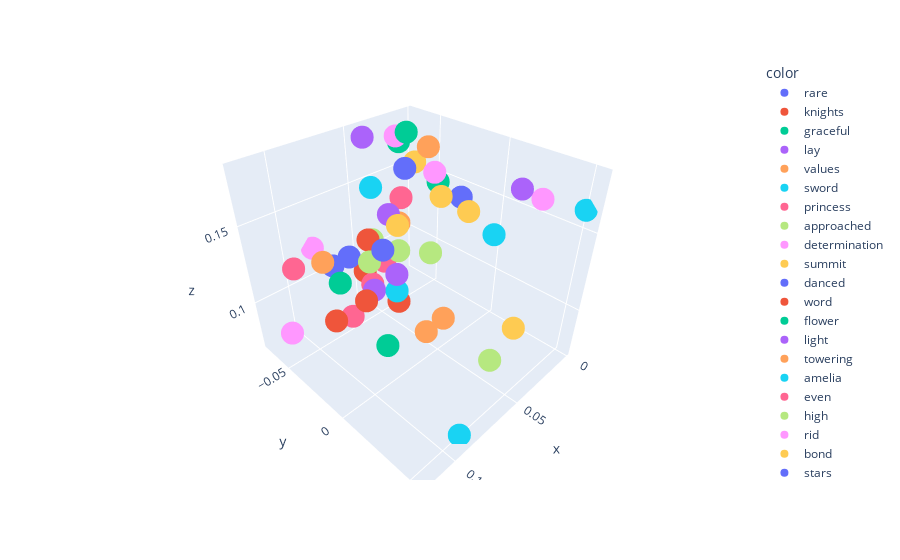

The code cell stored with this chart in its notebook:
### Code cell
import plotly.express as px

temp = []
for word in all_words:
    temp.append(word_embedding_dict[word])

fig = px.scatter_3d(x=[x[0] for x in temp[50:100]], 
                    y=[x[1] for x in temp[50:100]], 
                    z=[x[2] for x in temp[50:100]], 
                    color=all_words[50:100])
fig.show()

### Figure 1 — Plotly figure (JSON) as saved in the notebook; plotly's stock layout.template omitted (floating-point values rounded to 4 significant figures)
{"data": [{"hovertemplate": "color=rare<br>x=%{x}<br>y=%{y}<br>z=%{z}<extra></extra>", "legendgroup": "rare", "marker": {"color": "#636efa", "symbol": "circle"}, "mode": "markers", "name": "rare", "scene": "scene", "showlegend": true, "type": "scatter3d", "x": [0.0812], "y": [-0.0384], "z": [0.1296]}, {"hovertemplate": "color=knights<br>x=%{x}<br>y=%{y}<br>z=%{z}<extra></extra>", "legendgroup": "knights", "marker": {"color": "#EF553B", "symbol": "circle"}, "mode": "markers", "name": "knights", "scene": "scene", "showlegend": true, "type": "scatter3d", "x": [0.06434], "y": [-0.04689], "z": [0.1076]}, {"hovertemplate": "color=graceful<br>x=%{x}<br>y=%{y}<br>z=%{z}<extra></extra>", "legendgroup": "graceful", "marker": {"color": "#00cc96", "symbol": "circle"}, "mode": "markers", "name": "graceful", "scene": "scene", "showlegend": true, "type": "scatter3d", "x": [0.08992], "y": [0.0004845], "z": [0.09645]}, {"hovertemplate": "color=lay<br>x=%{x}<br>y=%{y}<br>z=%{z}<extra></extra>", "legendgroup": "lay", "marker": {"color": "#ab63fa", "symbol": "circle"}, "mode": "markers", "name": "lay", "scene": "scene", "showlegend": true, "type": "scatter3d", "x": [0.0613], "y": [-0.02782], "z": [0.152]}, {"hovertemplate": "color=values<br>x=%{x}<br>y=%{y}<br>z=%{z}<extra></extra>", "legendgroup": "values", "marker": {"color": "#FFA15A", "symbol": "circle"}, "mode": "markers", "name": "values", "scene": "scene", "showlegend": true, "type": "scatter3d", "x": [0.05133], "y": [-0.03065], "z": [0.1417]}, {"hovertemplate": "color=sword<br>x=%{x}<br>y=%{y}<br>z=%{z}<extra></extra>", "legendgroup": "sword", "marker": {"color": "#19d3f3", "symbol": "circle"}, "mode": "markers", "name": "sword", "scene": "scene", "showlegend": true, "type": "scatter3d", "x": [0.07279], "y": [-0.01007], "z": [0.1174]}, {"hovertemplate": "color=princess<br>x=%{x}<br>y=%{y}<br>z=%{z}<extra></extra>", "legendgroup": "princess", "marker": {"color": "#FF6692", "symbol": "circle"}, "mode": "markers", "name": "princess", "scene": "scene", "showlegend": true, "type": "scatter3d", "x": [0.05006], "y": [-0.04537], "z": [0.1085]}, {"hovertemplate": "color=approached<br>x=%{x}<br>y=%{y}<br>z=%{z}<extra></extra>", "legendgroup": "approached", "marker": {"color": "#B6E880", "symbol": "circle"}, "mode": "markers", "name": "approached", "scene": "scene", "showlegend": true, "type": "scatter3d", "x": [0.05398], "y": [-0.02846], "z": [0.1257]}, {"hovertemplate": "color=determination<br>x=%{x}<br>y=%{y}<br>z=%{z}<extra></extra>", "legendgroup": "determination", "marker": {"color": "#FF97FF", "symbol": "circle"}, "mode": "markers", "name": "determination", "scene": "scene", "showlegend": true, "type": "scatter3d", "x": [0.1185], "y": [-0.04526], "z": [0.09417]}, {"hovertemplate": "color=summit<br>x=%{x}<br>y=%{y}<br>z=%{z}<extra></extra>", "legendgroup": "summit", "marker": {"color": "#FECB52", "symbol": "circle"}, "mode": "markers", "name": "summit", "scene": "scene", "showlegend": true, "type": "scatter3d", "x": [0.06397], "y": [-0.0181], "z": [0.1504]}, {"hovertemplate": "color=danced<br>x=%{x}<br>y=%{y}<br>z=%{z}<extra></extra>", "legendgroup": "danced", "marker": {"color": "#636efa", "symbol": "circle"}, "mode": "markers", "name": "danced", "scene": "scene", "showlegend": true, "type": "scatter3d", "x": [0.07798], "y": [-0.05971], "z": [0.1117]}, {"hovertemplate": "color=word<br>x=%{x}<br>y=%{y}<br>z=%{z}<extra></extra>", "legendgroup": "word", "marker": {"color": "#EF553B", "symbol": "circle"}, "mode": "markers", "name": "word", "scene": "scene", "showlegend": true, "type": "scatter3d", "x": [0.06616], "y": [-0.04011], "z": [0.1331]}, {"hovertemplate": "color=flower<br>x=%{x}<br>y=%{y}<br>z=%{z}<extra></extra>", "legendgroup": "flower", "marker": {"color": "#00cc96", "symbol": "circle"}, "mode": "markers", "name": "flower", "scene": "scene", "showlegend": true, "type": "scatter3d", "x": [0.02274], "y": [-0.06041], "z": [0.1722]}, {"hovertemplate": "color=light<br>x=%{x}<br>y=%{y}<br>z=%{z}<extra></extra>", "legendgroup": "light", "marker": {"color": "#ab63fa", "symbol": "circle"}, "mode": "markers", "name": "light", "scene": "scene", "showlegend": true, "type": "scatter3d", "x": [0.009813], "y": [0.01867], "z": [0.1649]}, {"hovertemplate": "color=towering<br>x=%{x}<br>y=%{y}<br>z=%{z}<extra></extra>", "legendgroup": "towering", "marker": {"color": "#FFA15A", "symbol": "circle"}, "mode": "markers", "name": "towering", "scene": "scene", "showlegend": true, "type": "scatter3d", "x": [0.0694], "y": [0.02011], "z": [0.1147]}, {"hovertemplate": "color=amelia<br>x=%{x}<br>y=%{y}<br>z=%{z}<extra></extra>", "legendgroup": "amelia", "marker": {"color": "#19d3f3", "symbol": "circle"}, "mode": "markers", "name": "amelia", "scene": "scene", "showlegend": true, "type": "scatter3d", "x": [0.04261], "y": [-0.06401], "z": [0.1486]}, {"hovertemplate": "color=even<br>x=%{x}<br>y=%{y}<br>z=%{z}<extra></extra>", "legendgroup": "even", "marker": {"color": "#FF6692", "symbol": "circle"}, "mode": "markers", "name": "even", "scene": "scene", "showlegend": true, "type": "scatter3d", "x": [0.06586], "y": [-0.03867], "z": [0.1031]}, {"hovertemplate": "color=high<br>x=%{x}<br>y=%{y}<br>z=%{z}<extra></extra>", "legendgroup": "high", "marker": {"color": "#B6E880", "symbol": "circle"}, "mode": "markers", "name": "high", "scene": "scene", "showlegend": true, "type": "scatter3d", "x": [0.06926], "y": [0.05035], "z": [0.1066]}, {"hovertemplate": "color=rid<br>x=%{x}<br>y=%{y}<br>z=%{z}<extra></extra>", "legendgroup": "rid", "marker": {"color": "#FF97FF", "symbol": "circle"}, "mode": "markers", "name": "rid", "scene": "scene", "showlegend": true, "type": "scatter3d", "x": [0.03259], "y": [-0.02199], "z": [0.1685]}, {"hovertemplate": "color=bond<br>x=%{x}<br>y=%{y}<br>z=%{z}<extra></extra>", "legendgroup": "bond", "marker": {"color": "#FECB52", "symbol": "circle"}, "mode": "markers", "name": "bond", "scene": "scene", "showlegend": true, "type": "scatter3d", "x": [0.02773], "y": [-0.04201], "z": [0.1668]}, {"hovertemplate": "color=stars<br>x=%{x}<br>y=%{y}<br>z=%{z}<extra></extra>", "legendgroup": "stars", "marker": {"color": "#636efa", "symbol": "circle"}, "mode": "markers", "name": "stars", "scene": "scene", "showlegend": true, "type": "scatter3d", "x": [0.07705], "y": [-0.01518], "z": [0.1427]}, {"hovertemplate": "color=eleanor<br>x=%{x}<br>y=%{y}<br>z=%{z}<extra></extra>", "legendgroup": "eleanor", "marker": {"color": "#EF553B", "symbol": "circle"}, "mode": "markers", "name": "eleanor", "scene": "scene", "showlegend": true, "type": "scatter3d", "x": [0.08838], "y": [-0.01681], "z": [0.1157]}, {"hovertemplate": "color=could<br>x=%{x}<br>y=%{y}<br>z=%{z}<extra></extra>", "legendgroup": "could", "marker": {"color": "#00cc96", "symbol": "circle"}, "mode": "markers", "name": "could", "scene": "scene", "showlegend": true, "type": "scatter3d", "x": [0.01193], "y": [-0.03817], "z": [0.1506]}, {"hovertemplate": "color=stand<br>x=%{x}<br>y=%{y}<br>z=%{z}<extra></extra>", "legendgroup": "stand", "marker": {"color": "#ab63fa", "symbol": "circle"}, "mode": "markers", "name": "stand", "scene": "scene", "showlegend": true, "type": "scatter3d", "x": [0.07588], "y": [-0.006483], "z": [0.1315]}, {"hovertemplate": "color=ancient<br>x=%{x}<br>y=%{y}<br>z=%{z}<extra></extra>", "legendgroup": "ancient", "marker": {"color": "#FFA15A", "symbol": "circle"}, "mode": "markers", "name": "ancient", "scene": "scene", "showlegend": true, "type": "scatter3d", "x": [0.03166], "y": [-0.02784], "z": [0.1808]}, {"hovertemplate": "color=spell<br>x=%{x}<br>y=%{y}<br>z=%{z}<extra></extra>", "legendgroup": "spell", "marker": {"color": "#19d3f3", "symbol": "circle"}, "mode": "markers", "name": "spell", "scene": "scene", "showlegend": true, "type": "scatter3d", "x": [0.001679], "y": [0.05112], "z": [0.1619]}, {"hovertemplate": "color=impossible<br>x=%{x}<br>y=%{y}<br>z=%{z}<extra></extra>", "legendgroup": "impossible", "marker": {"color": "#FF6692", "symbol": "circle"}, "mode": "markers", "name": "impossible", "scene": "scene", "showlegend": true, "type": "scatter3d", "x": [0.1027], "y": [-0.06124], "z": [0.121]}, {"hovertemplate": "color=solution<br>x=%{x}<br>y=%{y}<br>z=%{z}<extra></extra>", "legendgroup": "solution", "marker": {"color": "#B6E880", "symbol": "circle"}, "mode": "markers", "name": "solution", "scene": "scene", "showlegend": true, "type": "scatter3d", "x": [0.06255], "y": [-0.04088], "z": [0.1312]}, {"hovertemplate": "color=prince<br>x=%{x}<br>y=%{y}<br>z=%{z}<extra></extra>", "legendgroup": "prince", "marker": {"color": "#FF97FF", "symbol": "circle"}, "mode": "markers", "name": "prince", "scene": "scene", "showlegend": true, "type": "scatter3d", "x": [0.08293], "y": [-0.07142], "z": [0.121]}, {"hovertemplate": "color=embarked<br>x=%{x}<br>y=%{y}<br>z=%{z}<extra></extra>", "legendgroup": "embarked", "marker": {"color": "#FECB52", "symbol": "circle"}, "mode": "markers", "name": "embarked", "scene": "scene", "showlegend": true, "type": "scatter3d", "x": [0.03382], "y": [-0.01581], "z": [0.1569]}, {"hovertemplate": "color=turned<br>x=%{x}<br>y=%{y}<br>z=%{z}<extra></extra>", "legendgroup": "turned", "marker": {"color": "#636efa", "symbol": "circle"}, "mode": "markers", "name": "turned", "scene": "scene", "showlegend": true, "type": "scatter3d", "x": [0.02236], "y": [-0.01133], "z": [0.154]}, {"hovertemplate": "color=feathers<br>x=%{x}<br>y=%{y}<br>z=%{z}<extra></extra>", "legendgroup": "feathers", "marker": {"color": "#EF553B", "symbol": "circle"}, "mode": "markers", "name": "feathers", "scene": "scene", "showlegend": true, "type": "scatter3d", "x": [0.09728], "y": [-0.03336], "z": [0.09714]}, {"hovertemplate": "color=fearsome<br>x=%{x}<br>y=%{y}<br>z=%{z}<extra></extra>", "legendgroup": "fearsome", "marker": {"color": "#00cc96", "symbol": "circle"}, "mode": "markers", "name": "fearsome", "scene": "scene", "showlegend": true, "type": "scatter3d", "x": [0.02299], "y": [-0.05353], "z": [0.1798]}, {"hovertemplate": "color=resolve<br>x=%{x}<br>y=%{y}<br>z=%{z}<extra></extra>", "legendgroup": "resolve", "marker": {"color": "#ab63fa", "symbol": "circle"}, "mode": "markers", "name": "resolve", "scene": "scene", "showlegend": true, "type": "scatter3d", "x": [0.07651], "y": [-0.02437], "z": [0.1121]}, {"hovertemplate": "color=hearts<br>x=%{x}<br>y=%{y}<br>z=%{z}<extra></extra>", "legendgroup": "hearts", "marker": {"color": "#FFA15A", "symbol": "circle"}, "mode": "markers", "name": "hearts", "scene": "scene", "showlegend": true, "type": "scatter3d", "x": [0.09388], "y": [-0.04509], "z": [0.129]}, {"hovertemplate": "color=sparkling<br>x=%{x}<br>y=%{y}<br>z=%{z}<extra></extra>", "legendgroup": "sparkling", "marker": {"color": "#19d3f3", "symbol": "circle"}, "mode": "markers", "name": "sparkling", "scene": "scene", "showlegend": true, "type": "scatter3d", "x": [0.03435], "y": [0.02111], "z": [0.149]}, {"hovertemplate": "color=reigned<br>x=%{x}<br>y=%{y}<br>z=%{z}<extra></extra>", "legendgroup": "reigned", "marker": {"color": "#FF6692", "symbol": "circle"}, "mode": "markers", "name": "reigned", "scene": "scene", "showlegend": true, "type": "scatter3d", "x": [0.04623], "y": [-0.03404], "z": [0.1541]}, {"hovertemplate": "color=bravery<br>x=%{x}<br>y=%{y}<br>z=%{z}<extra></extra>", "legendgroup": "bravery", "marker": {"color": "#B6E880", "symbol": "circle"}, "mode": "markers", "name": "bravery", "scene": "scene", "showlegend": true, "type": "scatter3d", "x": [0.05472], "y": [-0.003246], "z": [0.1363]}, {"hovertemplate": "color=restore<br>x=%{x}<br>y=%{y}<br>z=%{z}<extra></extra>", "legendgroup": "restore", "marker": {"color": "#FF97FF", "symbol": "circle"}, "mode": "markers", "name": "restore", "scene": "scene", "showlegend": true, "type": "scatter3d", "x": [0.02316], "y": [-0.06258], "z": [0.1753]}, {"hovertemplate": "color=wane<br>x=%{x}<br>y=%{y}<br>z=%{z}<extra></extra>", "legendgroup": "wane", "marker": {"color": "#FECB52", "symbol": "circle"}, "mode": "markers", "name": "wane", "scene": "scene", "showlegend": true, "type": "scatter3d", "x": [0.0392], "y": [0.007823], "z": [0.159]}, {"hovertemplate": "color=threatening<br>x=%{x}<br>y=%{y}<br>z=%{z}<extra></extra>", "legendgroup": "threatening", "marker": {"color": "#636efa", "symbol": "circle"}, "mode": "markers", "name": "threatening", "scene": "scene", "showlegend": true, "type": "scatter3d", "x": [0.04015], "y": [-0.03711], "z": [0.1684]}, {"hovertemplate": "color=peak<br>x=%{x}<br>y=%{y}<br>z=%{z}<extra></extra>", "legendgroup": "peak", "marker": {"color": "#EF553B", "symbol": "circle"}, "mode": "markers", "name": "peak", "scene": "scene", "showlegend": true, "type": "scatter3d", "x": [0.06719], "y": [-0.01486], "z": [0.1044]}, {"hovertemplate": "color=spread<br>x=%{x}<br>y=%{y}<br>z=%{z}<extra></extra>", "legendgroup": "spread", "marker": {"color": "#00cc96", "symbol": "circle"}, "mode": "markers", "name": "spread", "scene": "scene", "showlegend": true, "type": "scatter3d", "x": [0.09239], "y": [-0.03307], "z": [0.1207]}, {"hovertemplate": "color=glade<br>x=%{x}<br>y=%{y}<br>z=%{z}<extra></extra>", "legendgroup": "glade", "marker": {"color": "#ab63fa", "symbol": "circle"}, "mode": "markers", "name": "glade", "scene": "scene", "showlegend": true, "type": "scatter3d", "x": [0.04676], "y": [-0.06379], "z": [0.1804]}, {"hovertemplate": "color=often<br>x=%{x}<br>y=%{y}<br>z=%{z}<extra></extra>", "legendgroup": "often", "marker": {"color": "#FFA15A", "symbol": "circle"}, "mode": "markers", "name": "often", "scene": "scene", "showlegend": true, "type": "scatter3d", "x": [0.07198], "y": [0.01094], "z": [0.1014]}, {"hovertemplate": "color=never<br>x=%{x}<br>y=%{y}<br>z=%{z}<extra></extra>", "legendgroup": "never", "marker": {"color": "#19d3f3", "symbol": "circle"}, "mode": "markers", "name": "never", "scene": "scene", "showlegend": true, "type": "scatter3d", "x": [0.08943], "y": [0.05114], "z": [0.06958]}, {"hovertemplate": "color=lies<br>x=%{x}<br>y=%{y}<br>z=%{z}<extra></extra>", "legendgroup": "lies", "marker": {"color": "#FF6692", "symbol": "circle"}, "mode": "markers", "name": "lies", "scene": "scene", "showlegend": true, "type": "scatter3d", "x": [0.08313], "y": [-0.03717], "z": [0.0897]}, {"hovertemplate": "color=lush<br>x=%{x}<br>y=%{y}<br>z=%{z}<extra></extra>", "legendgroup": "lush", "marker": {"color": "#B6E880", "symbol": "circle"}, "mode": "markers", "name": "lush", "scene": "scene", "showlegend": true, "type": "scatter3d", "x": [0.07711], "y": [-0.02636], "z": [0.1302]}, {"hovertemplate": "color=help<br>x=%{x}<br>y=%{y}<br>z=%{z}<extra></extra>", "legendgroup": "help", "marker": {"color": "#FF97FF", "symbol": "circle"}, "mode": "markers", "name": "help", "scene": "scene", "showlegend": true, "type": "scatter3d", "x": [0.005051], "y": [0.02861], "z": [0.1609]}, {"hovertemplate": "color=finally<br>x=%{x}<br>y=%{y}<br>z=%{z}<extra></extra>", "legendgroup": "finally", "marker": {"color": "#FECB52", "symbol": "circle"}, "mode": "markers", "name": "finally", "scene": "scene", "showlegend": true, "type": "scatter3d", "x": [0.05847], "y": [0.05412], "z": [0.1226]}], "layout": {"legend": {"title": {"text": "color"}, "tracegroupgap": 0}, "margin": {"t": 60}, "scene": {"domain": {"x": [0, 1], "y": [0, 1]}, "xaxis": {"title": {"text": "x"}}, "yaxis": {"title": {"text": "y"}}, "zaxis": {"title": {"text": "z"}}}}}
